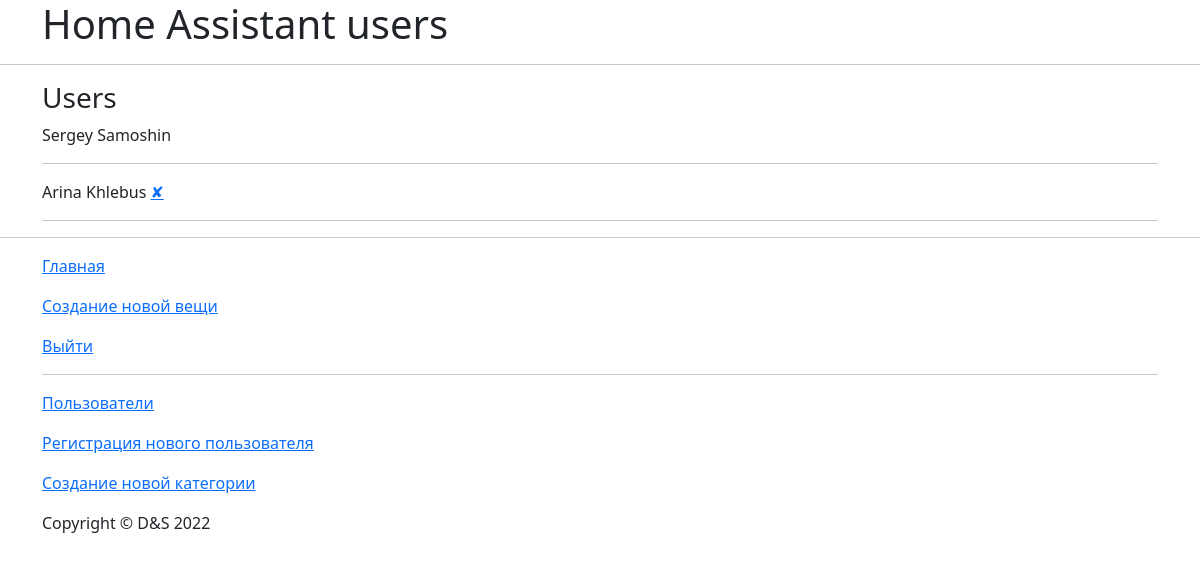
Screenshot of /all_users (signed in) with the database file from the repository.
### models.py (models this page shows)
class User(db.Model, UserMixin):
    __tablename__ = 'users'
    id = db.Column(db.Integer, primary_key=True)
    first_name = db.Column(db.String(20))
    last_name = db.Column(db.String(20))
    email = db.Column(db.String(100), unique=True)
    password = db.Column(db.String(500), nullable=True)
    things = relationship('Thing', backref='users')

### main.py (the view)
@app.route('/all_users')
def all_users():
    return function.all_users()

### function.py (called while the page is built)
def before_request():
    if current_user.is_anonymous:
        return login()

def admin_only(f):
    @wraps(f)
    def decorated_function(*args, **kwargs):
        if current_user.id != 1:
            return logout()
        return f(*args, **kwargs)
    return decorated_function

@admin_only
def all_users():
    users = User.query.all()
    return render_template('all_users.html', title='users', users=users)

### main.py (called while the page is built)
@login_manager.user_loader
def load_user(user_id):
    return User.query.get(int(user_id))

@app.before_request
def before_request():
    return function.before_request()

### templates/all_users.html
{% include "header.html" %}
<div class="container">
    <h3>Users</h3>
    {% for user in users %}
        <div class="post-preview">
            <p>{{ user.first_name }} {{ user.last_name }} {% if user.id !=1 %}<a href="{{url_for('delete_user', user_id=user.id) }}">✘</a> {% endif %} </p>
        </div>
    <hr>
    {% endfor %}
</div>
<hr>
{% include "footer.html" %}

### rows the page displays
User: first_name "Sergey", last_name "Samoshin"
User: first_name "Arina", last_name "Khlebus"
